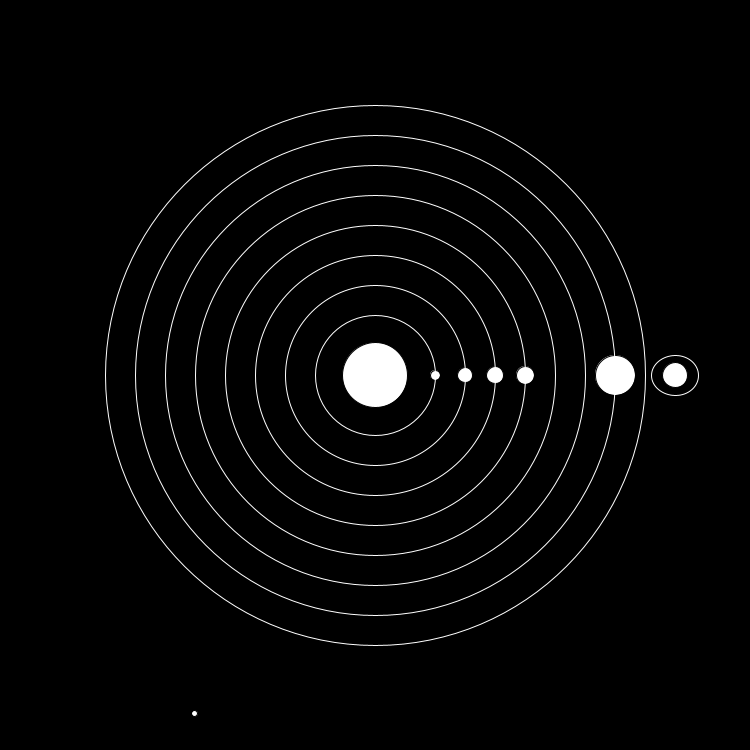
Frame 1 (no input)
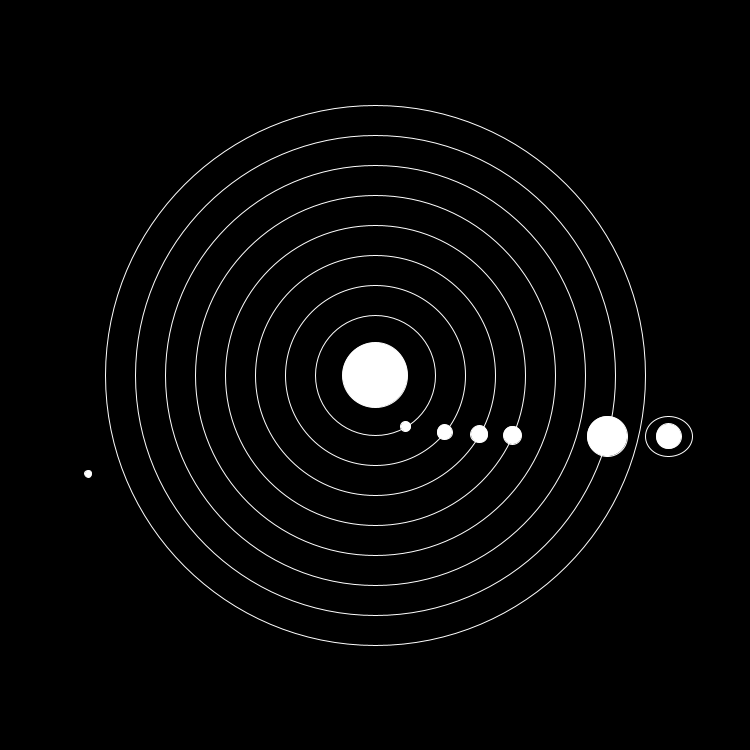
Frame 60 (the mouse pressed at the canvas centre just before this capture)
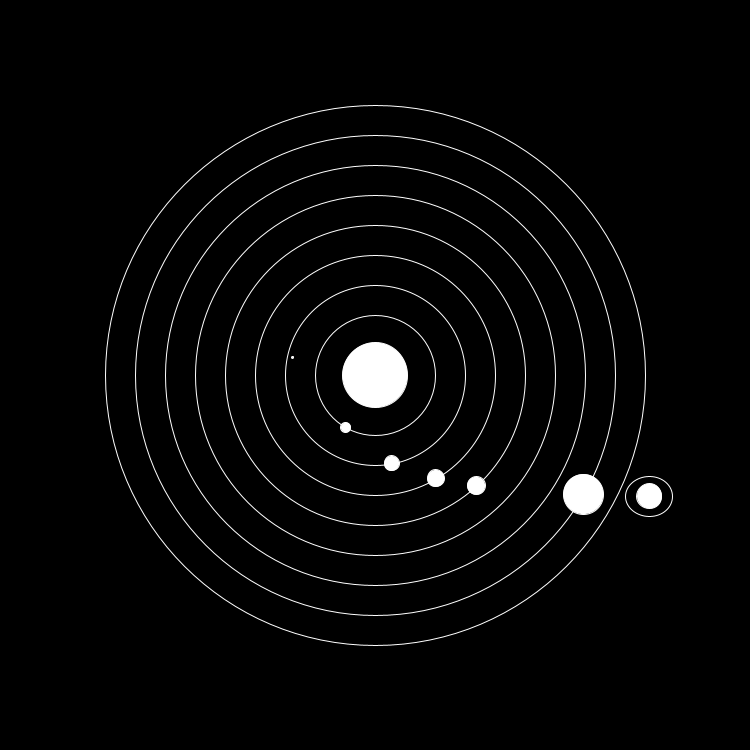
Frame 120 (the mouse held since frame 60 and released just before this capture)

The Processing sketch that drew these frames (run headless with seeded random() and noise(); from frame 60 on, the mouse is pressed at the canvas centre):

// Processing sketch: processing_64093
// ── processing_64093.pde

float merc;
float v;
float e;
float m;
float j;
float sat;
float dia;
float scalar;
int offset;
float speed = PI/180;

void setup() {

  size(750, 750);
  smooth();
}



void draw() {

  background(0);
  

  
  scalar = 60;
  offset = 100;
  dia = 20;

  fill(255);
  float sv = random(0, 10); //these are random stars
  int svalue = int(sv);
  float sx = random(0, width);
  int starx = int(sx);
  float sy = random(0, height);
  int stary= int(sy);
  ellipse(sx, sy, svalue, svalue);


  float mercx = width/2+(cos(merc) * scalar); //mercury
  float mercy = height/2+(sin(merc) * scalar); 
  float vx = width/2+(cos(v) * scalar*1.5); //venus
  float vy = height/2+(sin(v) * scalar*1.5); 
  float ex = width/2+(cos(e) * scalar*2); //earth
  float ey = height/2+(sin(e) * scalar*2);
  float mx = width/2+(cos(m) * scalar*2.5); //mars
  float my =  height/2+(sin(m) * scalar*2.5);
  float jx =  width/2+(cos(j) * scalar*4); //jupiter
  float jy =  height/2+(sin(j) * scalar*4); 
  float satx = width/2+(cos(sat) * scalar*5); //saturn
  float saty = height/2+(sin(sat) * scalar*5);


fill(255);
  ellipse(mercx, mercy, 10, 10);
  ellipse(vx, vy, 15, 15);
  ellipse(ex, ey, 17, 17);
  ellipse(mx, my, 18, 18);
  ellipse(jx, jy, 40, 40);
  ellipse(satx, saty, 25, 25);

  ellipse(width/2, height/2, 65, 65); //sun
  
  noFill();
  stroke(255);
  ellipse(satx, saty, 47, 40);
  
    for(int i=0; i< 10; i++){
    ellipse(width/2, height/2, scalar*i, scalar*i);
  }
  merc += speed;
  v += speed/1.5;
  e += speed/2;
  m += speed/2.5;
  j += speed/4;
  sat += speed/5;
}
